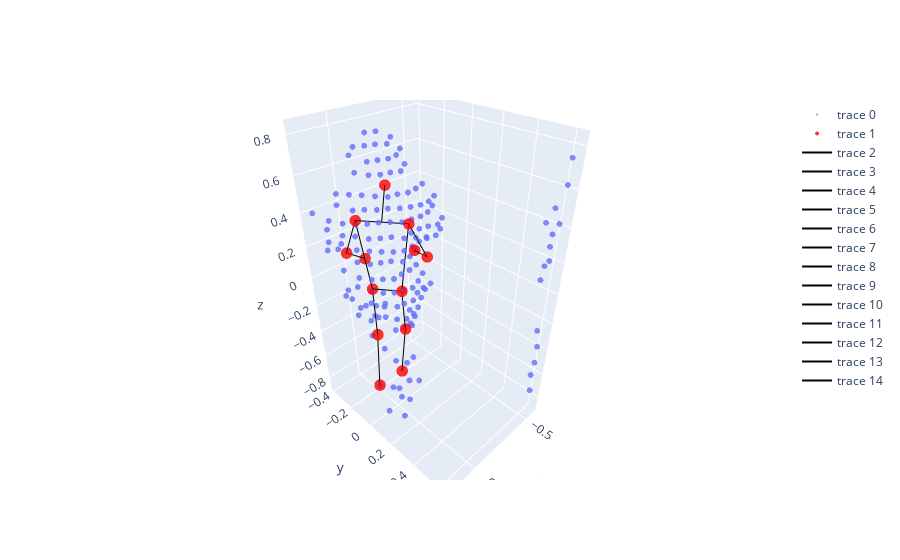
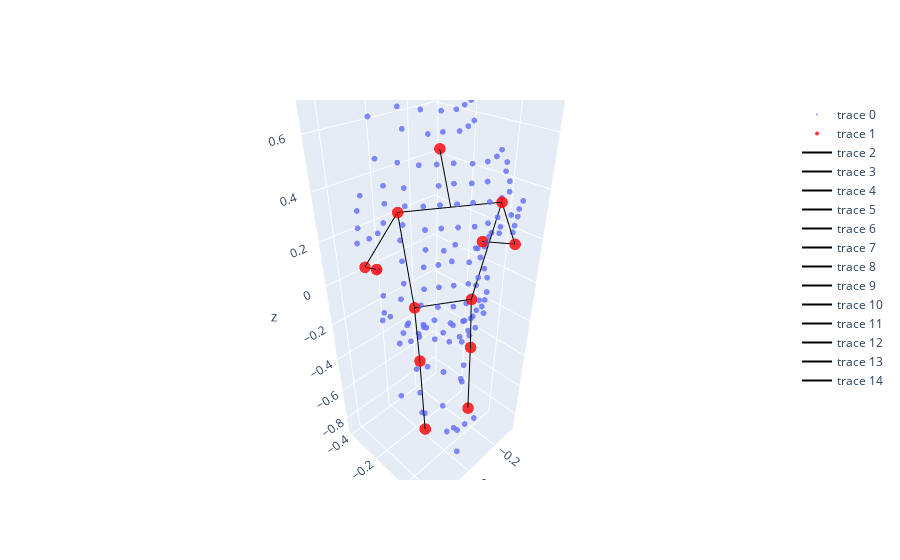
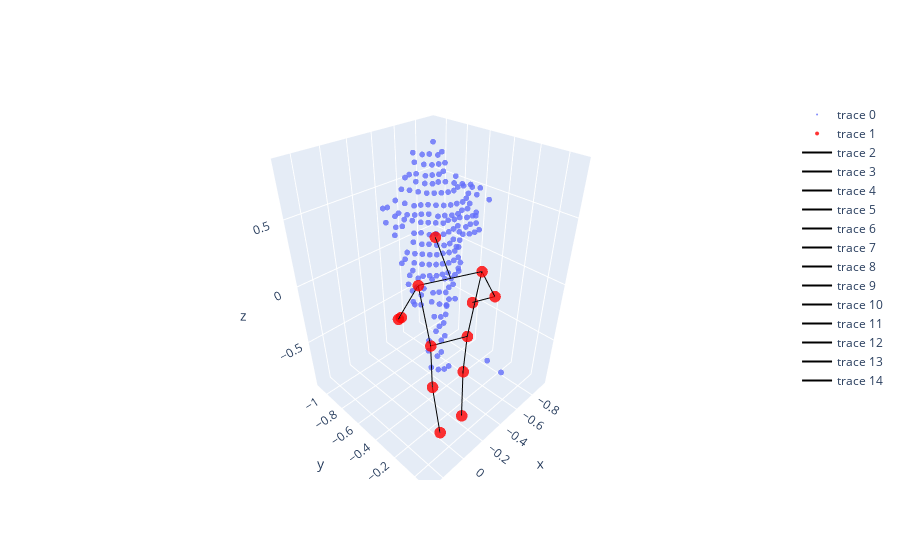
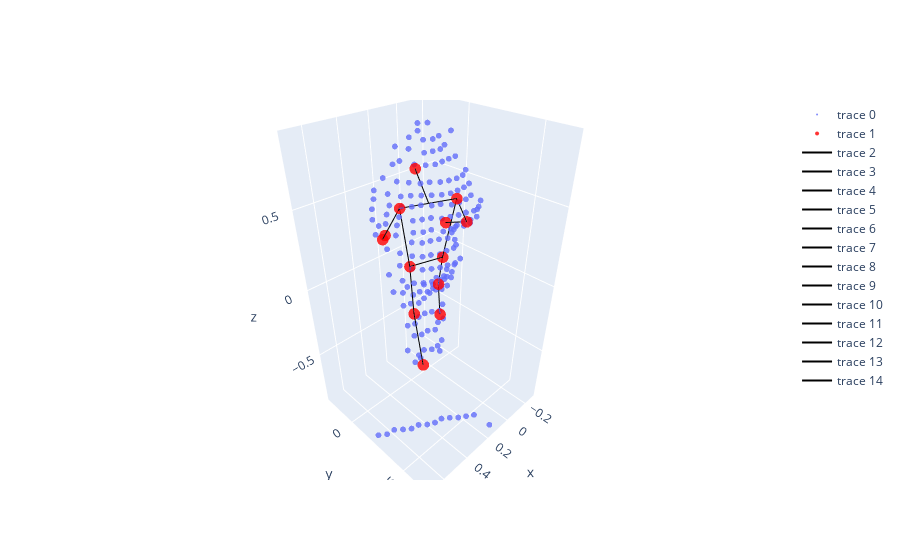

Source (notebook cell) for these figures, in order:
### Code cell
JOINT_NAMES = ["NOSE", "LEFT_SHOULDER", "LEFT_ELBOW",
               "LEFT_WRIST", "LEFT_HIP", "LEFT_KNEE",
               "LEFT_ANKLE", "RIGHT_SHOULDER", "RIGHT_ELBOW",
               "RIGHT_WRIST", "RIGHT_HIP", "RIGHT_KNEE", "RIGHT_ANKLE"]
lines = {0: [1, 7], 1: [2, 4, 7], 2: [3], 4: [5, 10], 5: [6], 7: [8, 10], 8:[9], 10:[11], 11: [12]}
path_to_womd = '/home/erik/raid/datasets/womd/'
key = 'bf600888a4845af5' #bf600888a4845af5 (3200), 26f04b1e714986cc (961), a4e1a96c2b311cef (684), 1f70481472b7def (1551, 1554), 47f813ad7de048b8 (88)
obj_id = 3200
path = os.path.join(path_to_womd, 'lidar_snippets', key)
#print(path)
snippets = sorted(glob.glob(os.path.join(path, str(obj_id) + '_*')))
example_file = '/home/erik/raid/datasets/womd/processed_scenarios_validation/sample_' + key + '.pkl'
#print(example_file)
with open(example_file, 'rb') as f:
    example = pickle.load(f)
#print(example['track_infos']['object_id'])
index = example['track_infos']['object_id'].index(obj_id)
pos = example['track_infos']['trajs'][index, :, :3]
pose_path = os.path.join(path_to_womd, 'poses', key, 'pose_data.npy')
#print(pose_path)
pose_file = np.load(pose_path)
#print(pose_file[index])
plot = {0: (1, 1), 1: (2, 1), 2: (3, 1), 3: (4, 1), 4: (5, 1), 5: (6, 1), 6: (7, 1), 7: (8, 1), 8: (9, 1), 9: (10, 1), 10: (11, 1)} 
fig = make_subplots(
    rows=11, 
    cols=1,
    start_cell="top-left", 
    specs=[
        [{"type": "scatter3d"}], 
        [{"type": "scatter3d"}],
        [{"type": "scatter3d"}],
        [{"type": "scatter3d"}],
        [{"type": "scatter3d"}],
        [{"type": "scatter3d"}],
        [{"type": "scatter3d"}],
        [{"type": "scatter3d"}],
        [{"type": "scatter3d"}],
        [{"type": "scatter3d"}],
        [{"type": "scatter3d"}]

    ]
)
for i, snippet in enumerate(snippets):
    fig = go.Figure()
    #row, col = plot[i]
    snippet = np.load(snippet)
    snippet = snippet - pos[i]
    fig.add_trace(go.Scatter3d(x=snippet[:,0], y=snippet[:,1], z=snippet[:,2], mode='markers', marker=dict(size=2, opacity=0.8)))
    fig.add_trace(go.Scatter3d(x=pose_file[index, i, :, 0], y=pose_file[index, i, :, 1], z=pose_file[index, i, :, 2], mode='markers', marker=dict(size=4, opacity=0.8, color='red')))
    draw_skeleton(pose_file[index, i], lines, fig)
    #go.Scatter3d(x=pose_file[index, i, :, 0], y=pose_file[index, i, :, 1], z=pose_file[index, i, :, 2], mode='markers', marker=dict(size=2, opacity=0.8, color='red'))
    fig.show()

### Figure 1 — Plotly figure (JSON) as saved in the notebook; plotly's stock layout.template omitted (floating-point values rounded to 4 significant figures; data arrays with more than 128 entries replaced by an {"elided": "..."} marker saying what was removed)
{"data": [{"marker": {"opacity": 0.8, "size": 2}, "mode": "markers", "type": "scatter3d", "x": {"elided": "163 float values"}, "y": {"elided": "163 float values"}, "z": {"elided": "163 float values"}}, {"marker": {"color": "red", "opacity": 0.8, "size": 4}, "mode": "markers", "type": "scatter3d", "x": [-0.09371, 0.08073, 0.1115, 0.009494, 0.0289, 0.0306, 0.1083, -0.07945, -0.1532, -0.1781, -0.06694, -0.1179, -0.07089], "y": [-0.1148, -0.1508, -0.2179, -0.1994, -0.1284, -0.1152, -0.03289, 0.07204, 0.1243, 0.001714, 0.01064, -0.03188, -0.02766], "z": [0.5455, 0.398, 0.1942, 0.1241, -0.03623, -0.3634, -0.6758, 0.4022, 0.203, 0.182, -0.03004, -0.3577, -0.6774]}, {"line": {"color": "black", "width": 2}, "mode": "lines", "type": "scatter3d", "x": [-0.09371, 0.0006437], "y": [-0.1148, -0.0394], "z": [0.5455, 0.4001]}, {"line": {"color": "black", "width": 2}, "mode": "lines", "type": "scatter3d", "x": [0.08073, 0.1115], "y": [-0.1508, -0.2179], "z": [0.398, 0.1942]}, {"line": {"color": "black", "width": 2}, "mode": "lines", "type": "scatter3d", "x": [0.08073, 0.0289], "y": [-0.1508, -0.1284], "z": [0.398, -0.03623]}, {"line": {"color": "black", "width": 2}, "mode": "lines", "type": "scatter3d", "x": [0.08073, -0.07945], "y": [-0.1508, 0.07204], "z": [0.398, 0.4022]}, {"line": {"color": "black", "width": 2}, "mode": "lines", "type": "scatter3d", "x": [0.1115, 0.009494], "y": [-0.2179, -0.1994], "z": [0.1942, 0.1241]}, {"line": {"color": "black", "width": 2}, "mode": "lines", "type": "scatter3d", "x": [0.0289, 0.0306], "y": [-0.1284, -0.1152], "z": [-0.03623, -0.3634]}, {"line": {"color": "black", "width": 2}, "mode": "lines", "type": "scatter3d", "x": [0.0289, -0.06694], "y": [-0.1284, 0.01064], "z": [-0.03623, -0.03004]}, {"line": {"color": "black", "width": 2}, "mode": "lines", "type": "scatter3d", "x": [0.0306, 0.1083], "y": [-0.1152, -0.03289], "z": [-0.3634, -0.6758]}, {"line": {"color": "black", "width": 2}, "mode": "lines", "type": "scatter3d", "x": [-0.07945, -0.1532], "y": [0.07204, 0.1243], "z": [0.4022, 0.203]}, {"line": {"color": "black", "width": 2}, "mode": "lines", "type": "scatter3d", "x": [-0.07945, -0.06694], "y": [0.07204, 0.01064], "z": [0.4022, -0.03004]}, {"line": {"color": "black", "width": 2}, "mode": "lines", "type": "scatter3d", "x": [-0.1532, -0.1781], "y": [0.1243, 0.001714], "z": [0.203, 0.182]}, {"line": {"color": "black", "width": 2}, "mode": "lines", "type": "scatter3d", "x": [-0.06694, -0.1179], "y": [0.01064, -0.03188], "z": [-0.03004, -0.3577]}, {"line": {"color": "black", "width": 2}, "mode": "lines", "type": "scatter3d", "x": [-0.1179, -0.07089], "y": [-0.03188, -0.02766], "z": [-0.3577, -0.6774]}], "layout": {}}

### Figure 2 — Plotly figure (JSON) as saved in the notebook; plotly's stock layout.template omitted (floating-point values rounded to 4 significant figures; data arrays with more than 128 entries replaced by an {"elided": "..."} marker saying what was removed)
{"data": [{"marker": {"opacity": 0.8, "size": 2}, "mode": "markers", "type": "scatter3d", "x": {"elided": "153 float values"}, "y": {"elided": "153 float values"}, "z": {"elided": "153 float values"}}, {"marker": {"color": "red", "opacity": 0.8, "size": 4}, "mode": "markers", "type": "scatter3d", "x": [-0.0795, 0.1548, 0.2491, 0.1447, 0.09401, 0.06461, 0.1335, -0.1462, -0.2384, -0.2256, -0.0911, -0.1472, -0.08632], "y": [-0.1292, -0.08943, -0.1652, -0.2394, -0.08717, -0.09473, 0.004376, 0.09962, 0.1103, -0.0326, 0.03874, 0.004969, 0.062], "z": [0.5398, 0.3965, 0.1959, 0.106, -0.02173, -0.3265, -0.6247, 0.3963, 0.202, 0.1621, -0.0125, -0.3214, -0.6213]}, {"line": {"color": "black", "width": 2}, "mode": "lines", "type": "scatter3d", "x": [-0.0795, 0.004263], "y": [-0.1292, 0.005099], "z": [0.5398, 0.3964]}, {"line": {"color": "black", "width": 2}, "mode": "lines", "type": "scatter3d", "x": [0.1548, 0.2491], "y": [-0.08943, -0.1652], "z": [0.3965, 0.1959]}, {"line": {"color": "black", "width": 2}, "mode": "lines", "type": "scatter3d", "x": [0.1548, 0.09401], "y": [-0.08943, -0.08717], "z": [0.3965, -0.02173]}, {"line": {"color": "black", "width": 2}, "mode": "lines", "type": "scatter3d", "x": [0.1548, -0.1462], "y": [-0.08943, 0.09962], "z": [0.3965, 0.3963]}, {"line": {"color": "black", "width": 2}, "mode": "lines", "type": "scatter3d", "x": [0.2491, 0.1447], "y": [-0.1652, -0.2394], "z": [0.1959, 0.106]}, {"line": {"color": "black", "width": 2}, "mode": "lines", "type": "scatter3d", "x": [0.09401, 0.06461], "y": [-0.08717, -0.09473], "z": [-0.02173, -0.3265]}, {"line": {"color": "black", "width": 2}, "mode": "lines", "type": "scatter3d", "x": [0.09401, -0.0911], "y": [-0.08717, 0.03874], "z": [-0.02173, -0.0125]}, {"line": {"color": "black", "width": 2}, "mode": "lines", "type": "scatter3d", "x": [0.06461, 0.1335], "y": [-0.09473, 0.004376], "z": [-0.3265, -0.6247]}, {"line": {"color": "black", "width": 2}, "mode": "lines", "type": "scatter3d", "x": [-0.1462, -0.2384], "y": [0.09962, 0.1103], "z": [0.3963, 0.202]}, {"line": {"color": "black", "width": 2}, "mode": "lines", "type": "scatter3d", "x": [-0.1462, -0.0911], "y": [0.09962, 0.03874], "z": [0.3963, -0.0125]}, {"line": {"color": "black", "width": 2}, "mode": "lines", "type": "scatter3d", "x": [-0.2384, -0.2256], "y": [0.1103, -0.0326], "z": [0.202, 0.1621]}, {"line": {"color": "black", "width": 2}, "mode": "lines", "type": "scatter3d", "x": [-0.0911, -0.1472], "y": [0.03874, 0.004969], "z": [-0.0125, -0.3214]}, {"line": {"color": "black", "width": 2}, "mode": "lines", "type": "scatter3d", "x": [-0.1472, -0.08632], "y": [0.004969, 0.062], "z": [-0.3214, -0.6213]}], "layout": {}}

### Figure 3 — Plotly figure (JSON) as saved in the notebook; plotly's stock layout.template omitted (floating-point values rounded to 4 significant figures; data arrays with more than 128 entries replaced by an {"elided": "..."} marker saying what was removed)
{"data": [{"marker": {"opacity": 0.8, "size": 2}, "mode": "markers", "type": "scatter3d", "x": {"elided": "181 float values"}, "y": {"elided": "181 float values"}, "z": {"elided": "181 float values"}}, {"marker": {"color": "red", "opacity": 0.8, "size": 4}, "mode": "markers", "type": "scatter3d", "x": [0.003845, 0.2056, 0.2848, 0.1823, 0.1178, 0.1044, 0.1243, -0.1111, -0.2324, -0.2066, -0.08289, -0.1199, -0.06867], "y": [-0.1401, -0.05856, -0.1307, -0.2289, -0.05987, -0.05896, 0.02988, 0.08611, 0.09672, -0.03968, 0.03765, -0.009727, 0.04054], "z": [0.6404, 0.4795, 0.2693, 0.1671, 0.02078, -0.324, -0.6578, 0.4825, 0.2656, 0.1661, 0.02829, -0.317, -0.6514]}, {"line": {"color": "black", "width": 2}, "mode": "lines", "type": "scatter3d", "x": [0.003845, 0.04726], "y": [-0.1401, 0.01378], "z": [0.6404, 0.481]}, {"line": {"color": "black", "width": 2}, "mode": "lines", "type": "scatter3d", "x": [0.2056, 0.2848], "y": [-0.05856, -0.1307], "z": [0.4795, 0.2693]}, {"line": {"color": "black", "width": 2}, "mode": "lines", "type": "scatter3d", "x": [0.2056, 0.1178], "y": [-0.05856, -0.05987], "z": [0.4795, 0.02078]}, {"line": {"color": "black", "width": 2}, "mode": "lines", "type": "scatter3d", "x": [0.2056, -0.1111], "y": [-0.05856, 0.08611], "z": [0.4795, 0.4825]}, {"line": {"color": "black", "width": 2}, "mode": "lines", "type": "scatter3d", "x": [0.2848, 0.1823], "y": [-0.1307, -0.2289], "z": [0.2693, 0.1671]}, {"line": {"color": "black", "width": 2}, "mode": "lines", "type": "scatter3d", "x": [0.1178, 0.1044], "y": [-0.05987, -0.05896], "z": [0.02078, -0.324]}, {"line": {"color": "black", "width": 2}, "mode": "lines", "type": "scatter3d", "x": [0.1178, -0.08289], "y": [-0.05987, 0.03765], "z": [0.02078, 0.02829]}, {"line": {"color": "black", "width": 2}, "mode": "lines", "type": "scatter3d", "x": [0.1044, 0.1243], "y": [-0.05896, 0.02988], "z": [-0.324, -0.6578]}, {"line": {"color": "black", "width": 2}, "mode": "lines", "type": "scatter3d", "x": [-0.1111, -0.2324], "y": [0.08611, 0.09672], "z": [0.4825, 0.2656]}, {"line": {"color": "black", "width": 2}, "mode": "lines", "type": "scatter3d", "x": [-0.1111, -0.08289], "y": [0.08611, 0.03765], "z": [0.4825, 0.02829]}, {"line": {"color": "black", "width": 2}, "mode": "lines", "type": "scatter3d", "x": [-0.2324, -0.2066], "y": [0.09672, -0.03968], "z": [0.2656, 0.1661]}, {"line": {"color": "black", "width": 2}, "mode": "lines", "type": "scatter3d", "x": [-0.08289, -0.1199], "y": [0.03765, -0.009727], "z": [0.02829, -0.317]}, {"line": {"color": "black", "width": 2}, "mode": "lines", "type": "scatter3d", "x": [-0.1199, -0.06867], "y": [-0.009727, 0.04054], "z": [-0.317, -0.6514]}], "layout": {}}

### Figure 4 — Plotly figure (JSON) as saved in the notebook; plotly's stock layout.template omitted (floating-point values rounded to 4 significant figures; data arrays with more than 128 entries replaced by an {"elided": "..."} marker saying what was removed)
{"data": [{"marker": {"opacity": 0.8, "size": 2}, "mode": "markers", "type": "scatter3d", "x": {"elided": "179 float values"}, "y": {"elided": "179 float values"}, "z": {"elided": "179 float values"}}, {"marker": {"color": "red", "opacity": 0.8, "size": 4}, "mode": "markers", "type": "scatter3d", "x": [-0.01011, 0.2044, 0.2908, 0.1636, 0.1437, 0.1801, 0.2576, -0.1179, -0.2203, -0.1841, -0.06846, -0.1556, -0.1965], "y": [-0.1401, -0.04354, -0.1052, -0.2409, -0.04132, 0.02569, 0.1852, 0.09389, 0.09103, -0.05324, 0.0342, -0.08336, -0.1039], "z": [0.5586, 0.4121, 0.2247, 0.1509, 0.002572, -0.3089, -0.5984, 0.4133, 0.2264, 0.1822, 0.01181, -0.2945, -0.5959]}, {"line": {"color": "black", "width": 2}, "mode": "lines", "type": "scatter3d", "x": [-0.01011, 0.04327], "y": [-0.1401, 0.02517], "z": [0.5586, 0.4127]}, {"line": {"color": "black", "width": 2}, "mode": "lines", "type": "scatter3d", "x": [0.2044, 0.2908], "y": [-0.04354, -0.1052], "z": [0.4121, 0.2247]}, {"line": {"color": "black", "width": 2}, "mode": "lines", "type": "scatter3d", "x": [0.2044, 0.1437], "y": [-0.04354, -0.04132], "z": [0.4121, 0.002572]}, {"line": {"color": "black", "width": 2}, "mode": "lines", "type": "scatter3d", "x": [0.2044, -0.1179], "y": [-0.04354, 0.09389], "z": [0.4121, 0.4133]}, {"line": {"color": "black", "width": 2}, "mode": "lines", "type": "scatter3d", "x": [0.2908, 0.1636], "y": [-0.1052, -0.2409], "z": [0.2247, 0.1509]}, {"line": {"color": "black", "width": 2}, "mode": "lines", "type": "scatter3d", "x": [0.1437, 0.1801], "y": [-0.04132, 0.02569], "z": [0.002572, -0.3089]}, {"line": {"color": "black", "width": 2}, "mode": "lines", "type": "scatter3d", "x": [0.1437, -0.06846], "y": [-0.04132, 0.0342], "z": [0.002572, 0.01181]}, {"line": {"color": "black", "width": 2}, "mode": "lines", "type": "scatter3d", "x": [0.1801, 0.2576], "y": [0.02569, 0.1852], "z": [-0.3089, -0.5984]}, {"line": {"color": "black", "width": 2}, "mode": "lines", "type": "scatter3d", "x": [-0.1179, -0.2203], "y": [0.09389, 0.09103], "z": [0.4133, 0.2264]}, {"line": {"color": "black", "width": 2}, "mode": "lines", "type": "scatter3d", "x": [-0.1179, -0.06846], "y": [0.09389, 0.0342], "z": [0.4133, 0.01181]}, {"line": {"color": "black", "width": 2}, "mode": "lines", "type": "scatter3d", "x": [-0.2203, -0.1841], "y": [0.09103, -0.05324], "z": [0.2264, 0.1822]}, {"line": {"color": "black", "width": 2}, "mode": "lines", "type": "scatter3d", "x": [-0.06846, -0.1556], "y": [0.0342, -0.08336], "z": [0.01181, -0.2945]}, {"line": {"color": "black", "width": 2}, "mode": "lines", "type": "scatter3d", "x": [-0.1556, -0.1965], "y": [-0.08336, -0.1039], "z": [-0.2945, -0.5959]}], "layout": {}}
